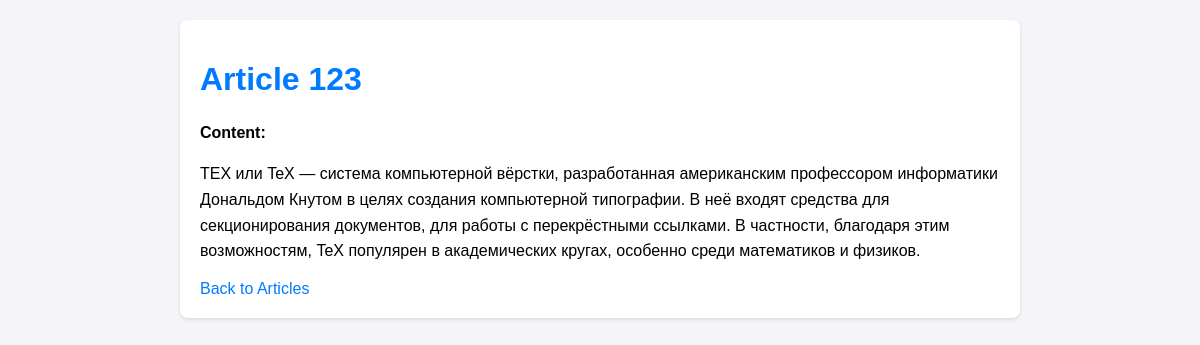
Page /article_detail/3/ on the committed database.
### myapp/models.py (models this page shows)
class Article(models.Model):
    title = models.CharField(max_length=255)
    content = models.TextField()

### myapp/views.py (the view)
# urls.py: path('article_detail/<int:pk>/', views.article_detail, name='article_detail'),
def article_detail(request, pk):
     article = Article.objects.get(pk=pk)
     return render(request, 'article_detail.html', {'article': article})

### templates/article_detail.html (shortened to what this page needs)
{% load static %}
<!DOCTYPE html>
<html lang="en">
<head>
    <link rel="stylesheet" href="{% static 'css/styles_article_detail.css' %}">
</head>
<body>
    <div class="container">
        <h1>{{ article.title }}</h1>
        <p><strong>Content:</strong></p>
        <p>{{ article.content }}</p>
        <a href="{% url 'article_list' %}">Back to Articles</a>
    </div>
</body>
</html>

### static/css/styles_article_detail.css (style rules this page uses)
body { font-family: Arial, sans-serif; background-color: #f4f4f9; margin: 0; padding: 20px; }
.container { max-width: 800px; margin: 0 auto; background: white; padding: 20px; border-radius: 8px; box-shadow: 0 2px 4px rgba(0, 0, 0, 0.1); }
h1 { color: #007bff; }
p { line-height: 1.6; }
a { color: #007bff; text-decoration: none; }

### rows in the picture
Article: title "Article 123", content "ΤΕΧ или TeX — система компьютерной вёрстки, разработанная американским профессором информатики Дональдом Кнутом в целях создания компьютерной типографии. В неё входят средства для секционирования документов, для работы с перекрёстными ссылками. В частности, благодаря этим возможностям, TeX популярен в академических кругах, особенно среди математиков и физиков."
